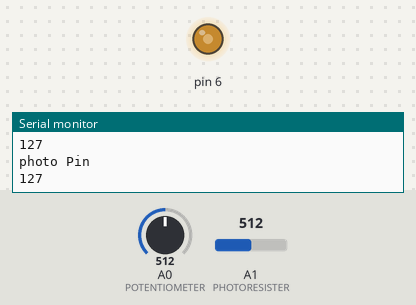
Simulated run of this sketch. Board: Arduino Uno, built with avr-gcc and run on an emulated ATmega328P. On the bench: output pins drawn as LEDs (lit = HIGH), the last lines printed to the serial monitor. The inputs (shaded band) are chosen by the test bench; at power-on: A0 (POTENTIOMETER) = 512, A1 (PHOTORESISTER) = 512.

Above: at 1.8 s.
1.9 s: A0 (POTENTIOMETER) set to 716
At 2.8 s:
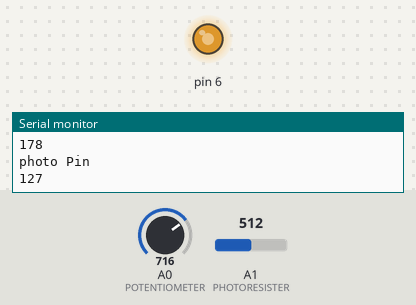
3.5 s: A0 (POTENTIOMETER) set to 900
At 4.4 s:
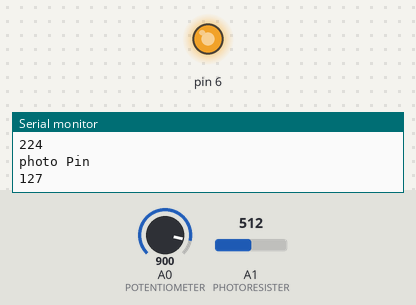
5.5 s: A0 (POTENTIOMETER) set to 122
At 7.2 s:
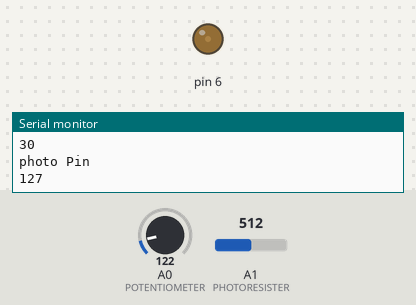
7.5 s: A0 (POTENTIOMETER) set to 0
At 8.7 s:
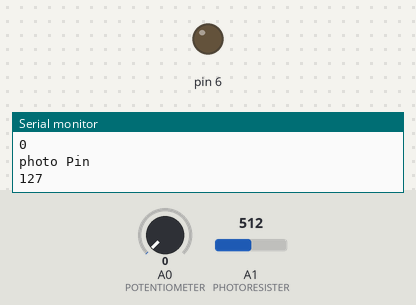
9.5 s: A0 (POTENTIOMETER) set to 511
At 10.3 s:
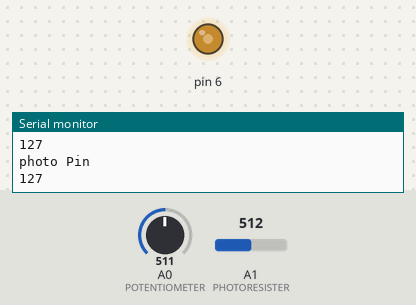
Timing chart, 0 to 12.5 s (numbered marks = the images above; inputs shaded):
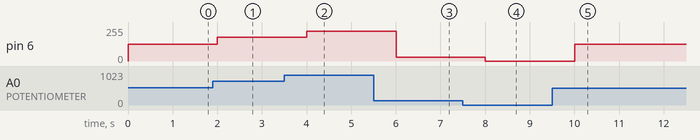

The sketch:

rgb.ino
```cpp
void setup() {
  // put your setup code here, to run once:
  //declare my pins
  //3=green 6=blue 5=red
  Serial.begin(9600);
  //pinMode(3,OUTPUT);
  //pinMode(5,OUTPUT);
  pinMode(6,OUTPUT);
  pinMode(A0,INPUT);//POTENTIOMETER
  pinMode(A1,INPUT);//PHOTORESISTER
}

void loop() {
  // put your main code here, to run repeatedly:
  int potPin=analogRead(A0);
  int photoresistor=analogRead(A1);
  potPin = map(potPin,0,1023,0,255);
  photoresistor = map(photoresistor,0,1023,0,255);
  Serial.println("potPin");
  Serial.println(potPin);
  Serial.println("photo Pin");
  Serial.println(photoresistor);
  //analogWrite(3,potPin);
  //analogWrite(5,potPin);
  analogWrite(6,potPin);
  delay(1000) ;

}
```

Measured:
- after the input at 1.9 s, pin 6: 127/255 → 178/255 after 0.10 s
- after the input at 3.5 s, pin 6: 178/255 → 224/255 after 0.50 s
- after the input at 5.5 s, pin 6: 224/255 → 30/255 after 0.51 s
- after the input at 7.5 s, pin 6: 30/255 → 0/255 after 0.51 s
- after the input at 9.5 s, pin 6: 0/255 → 127/255 after 0.51 s
